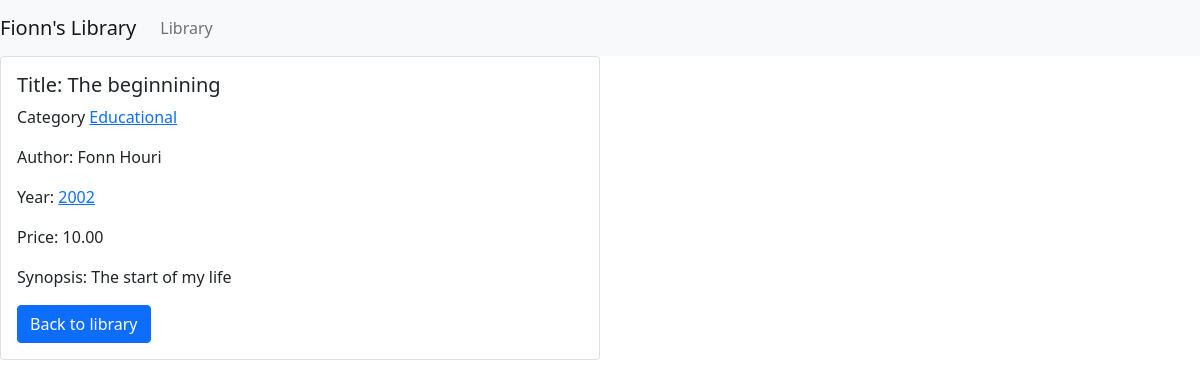
Screenshot of /books/1 with the database file from the repository.
### templates/models.py (models this page shows)
class Book(models.Model):
    id = models.AutoField(primary_key=True)
    year = models.IntegerField()
    author = models.CharField(max_length=30) # charfields have to have a max length
    price = models.DecimalField(max_digits=5, decimal_places=2) # number from 0.0-999.99
    title = models.TextField()
    synopsis = models.TextField()
    genre = models.TextField(null=True)

### templates/views.py (the view)
# urls.py: path('books/<int:bookid>', views.view_single_book, name='single_book'),
def view_single_book(request, bookid):
	single_book = get_object_or_404(Book, id=bookid)
	return render(request, 'single_book.html', {'book':single_book})

### templates/templates/single_book.html (shortened to what this page needs)
{% extends 'base.html' %}
{% block content %}
<div class="card w-50">
    <div class="card-body">
        <h5 class="card-title">Title: {{ book.title }}</h5>
        <p class="card-text">Category <a href="/books/category/{{ book.genre }}">{{ book.genre }}</a></p>
        <p class="card-text">Author: {{ book.author }}</p>
        <p class="card-text">Year: <a href="/books/year/{{ book.year }}">{{ book.year }}</a></p>
        <p class="card-text">Price: {{ book.price }}</p>
        <p class="card-text">Synopsis: {{ book.synopsis }}</p>
        <a href="/books" class="btn btn-primary">Back to library</a>
    </div>
</div>
{% endblock %}

### rows the page displays
Book: title "The beginnining", genre "Educational", author "Fonn Houri", year "2002", price "10.00", synopsis "The start of my life"
